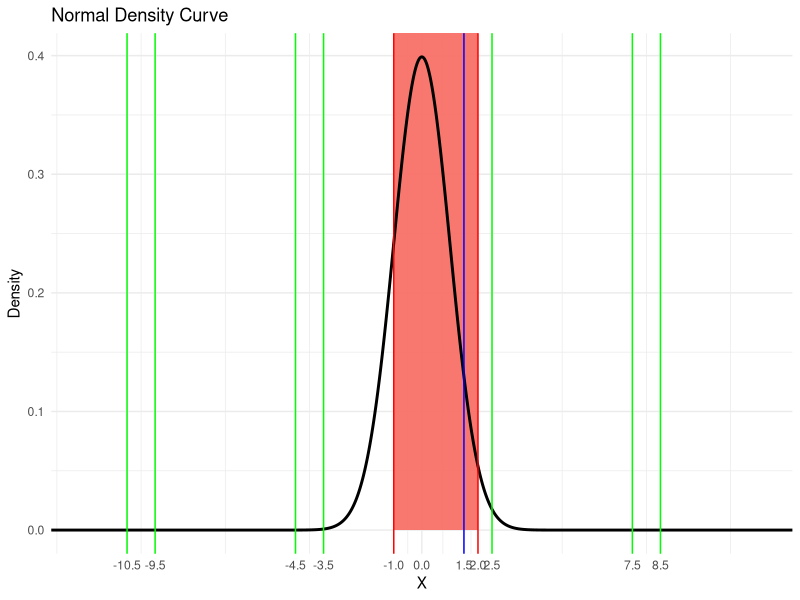
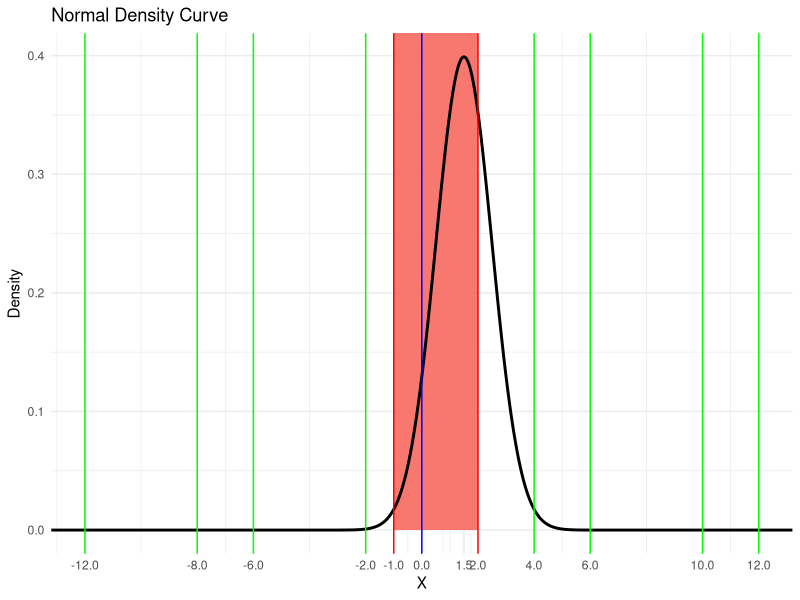
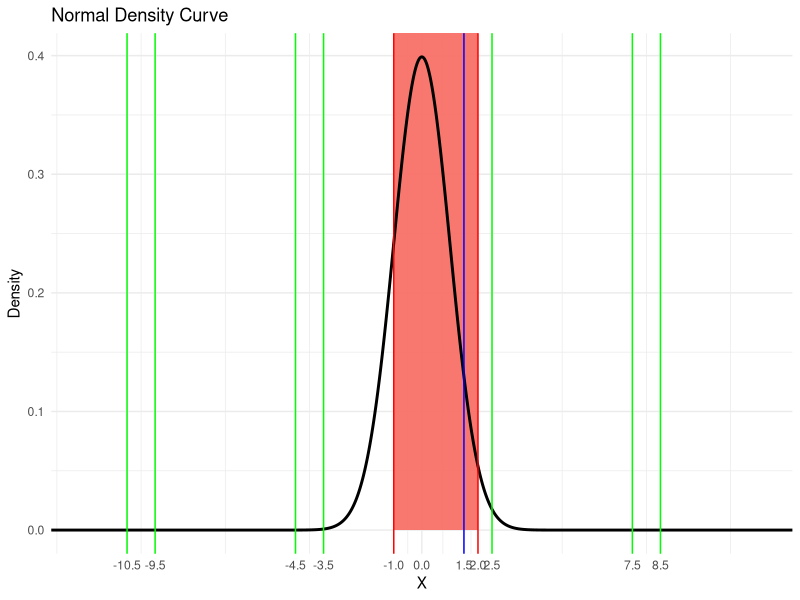
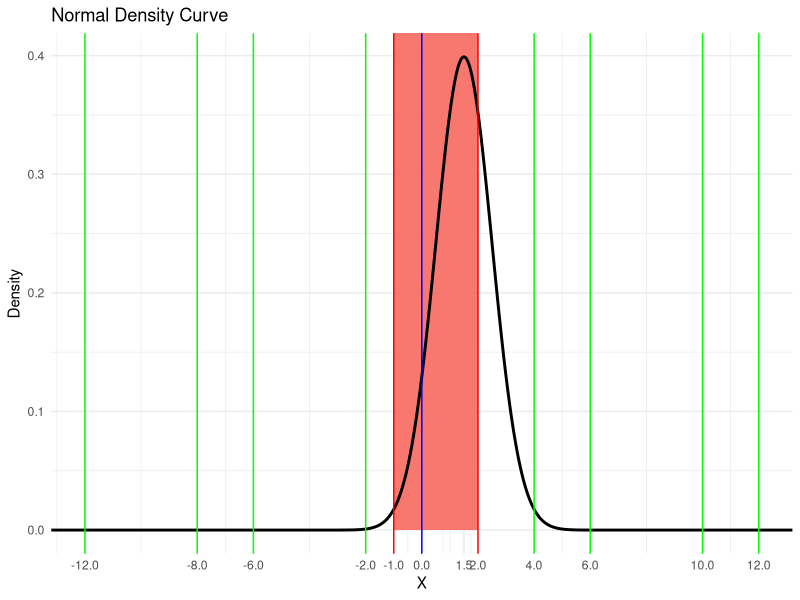

R code for these plots, in order:
## ---- chunk 1

# Load the ggplot2 library
library(ggplot2)

## ---- chunk 2
calculate_terms <- function(m, l, u, t, n) {
  terms <- numeric(4 * n)
  for (i in 1:n) {
    index <- 4 * (i - 1)
    
    term1 <- (2 * i * l - 2 * (i - 1) * u - t)
    term2 <- (2 * i * u - 2 * i * l + t)
    term3 <- (2 * i * u - 2 * (i - 1) * l - t)
    term4 <- (2 * i * l - 2 * i * u + t)
    
    terms[index + 1] <- term1
    terms[index + 2] <- term2
    terms[index + 3] <- term3
    terms[index + 4] <- term4
  }
  return(sort(terms))
}
## ---- chunk 3

# Create a dataset of values from a normal distribution centered at 0
x <- seq(-15, 15, by = 0.01)  # Define the range of x values
y <- dnorm(x, mean = 0, sd = 1)  # Create corresponding y values

# Create a data frame from the x and y values
data <- data.frame(x, y)


# Define the x-coordinates for the vertical lines
vertical_line_positions <- calculate_terms(m = 0, l = -1, u = 2, t = 1.5, n = 5)


## ---- chunk 4

# Create the ggplot
gg <- ggplot(data, aes(x, y)) +
  geom_rect(aes(xmin = -1, xmax = 2, ymin = 0, ymax = Inf, fill = "palered", alpha = 0.01)) +  # Add a red box
  geom_line(size = 1) + 
  geom_vline(xintercept = 1.5, color = "blue") +  # Add a blue vertical line at 1.5
  geom_vline(xintercept = vertical_line_positions, color = "green") + 
  geom_vline(xintercept = c(-1, 2), color = "red") + 
  labs(title = "Normal Density Curve", x = "X", y = "Density") +
  scale_x_continuous(breaks = c(-1, 0, 1.5, 2, vertical_line_positions)) +  # Only label the axis at specified points
  coord_cartesian(xlim = c(-12, 12)) + 
  theme_minimal() +
  guides(fill = "none", alpha = "none")  # Remove the legend


# Print the plot
gg

## ---- chunk 5

# Create a dataset of values from a normal distribution centered at 0
x2 <- seq(-15, 15, by = 0.01)  # Define the range of x values
y2 <- dnorm(x2, mean = 1.5, sd = 1)  # Create corresponding y values

# Create a data frame from the x and y values
data2 <- data.frame(x2, y2)


# Define the x-coordinates for the vertical lines
vertical_line_positions2 <- calculate_terms(m = 1.5, l = -1, u = 2, t = 0, n = 5)


## ---- chunk 6

# Create the ggplot
gg2 <- ggplot(data2, aes(x2, y2)) +
  geom_rect(aes(xmin = -1, xmax = 2, ymin = 0, ymax = Inf, fill = "palered", alpha = 0.01)) +  # Add a red box
  geom_line(size = 1) + 
  geom_vline(xintercept = 0, color = "blue") +  # Add a blue vertical line at 0
  geom_vline(xintercept = vertical_line_positions2, color = "green") + 
  geom_vline(xintercept = c(-1, 2), color = "red") + 
  labs(title = "Normal Density Curve", x = "X", y = "Density") +
  scale_x_continuous(breaks = c(-1, 0, 1.5, 2, vertical_line_positions2)) +  # Only label the axis at specified points
  coord_cartesian(xlim = c(-12, 12)) + 
  theme_minimal() +
  guides(fill = "none", alpha = "none")  # Remove the legend


# Print the plot
gg2

## ---- chunk 7
gg
gg2
